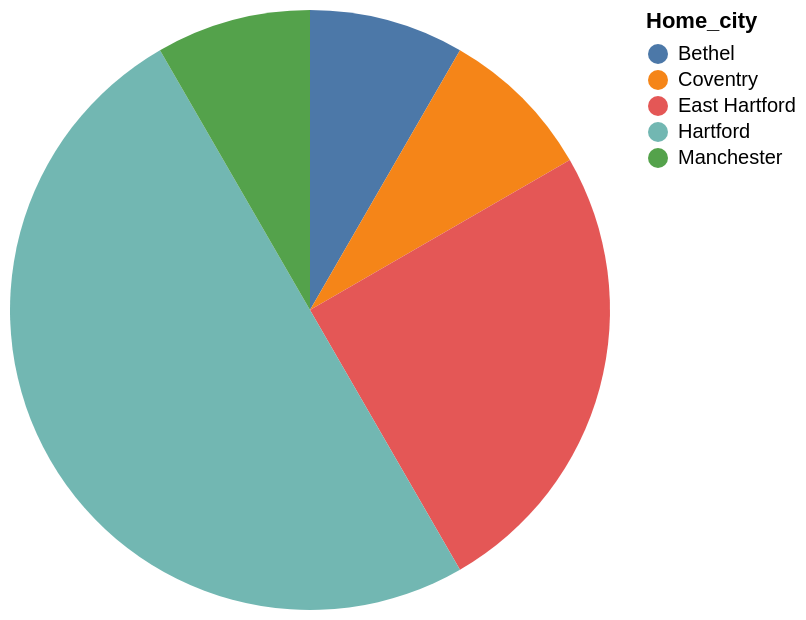

Write the Vega-Lite specification saved for this chart.
### Vega-Lite specification from a JSON file in a GitHub repository (floating-point values rounded to 4 significant figures)
{"data": {"values": [{"x_data": "Bethel", "y_data": 1}, {"x_data": "Coventry", "y_data": 1}, {"x_data": "East Hartford", "y_data": 3}, {"x_data": "Hartford", "y_data": 6}, {"x_data": "Manchester", "y_data": 1}]}, "mark": "arc", "encoding": {"theta": {"field": "y_data", "type": "quantitative", "title": "COUNT(Home_city)"}, "color": {"field": "x_data", "type": "nominal", "title": "Home_city"}}}
